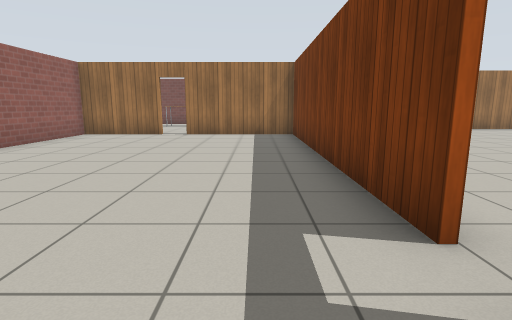
view 1 (above)

23 first-person views from a walk through a world built for the Gazebo simulator. The camera is 1 m above the floor, tilts 10° down and sees 80° across. The floor is counted in squares, 1 m on a side. Each view is taken from the middle of a square. On the plan, view 1 faces up. The plan holds only what a view shows up to about 12 squares ahead; the rest is blank. Simple patterns stand in for the simulator's built-in surfaces.

view 2
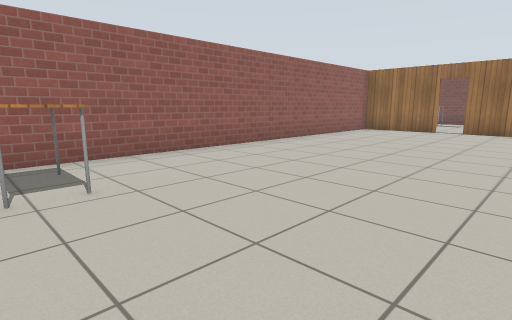

view 3
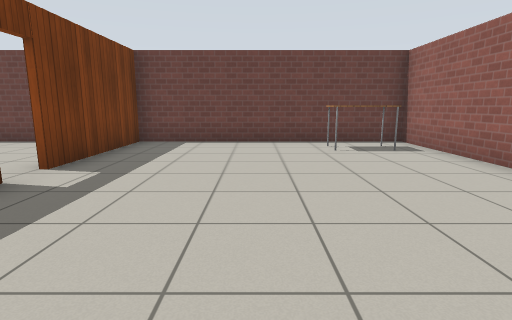

view 4
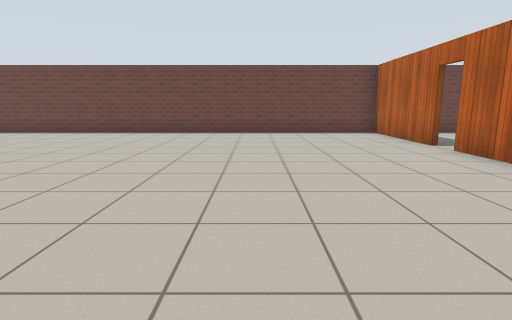

view 5
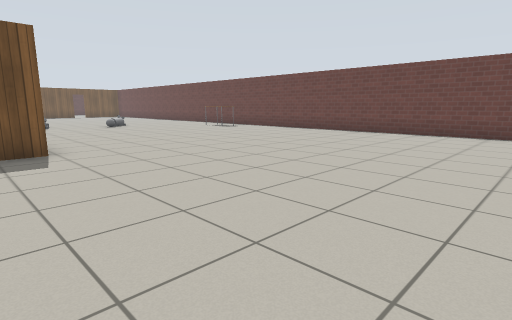

view 6
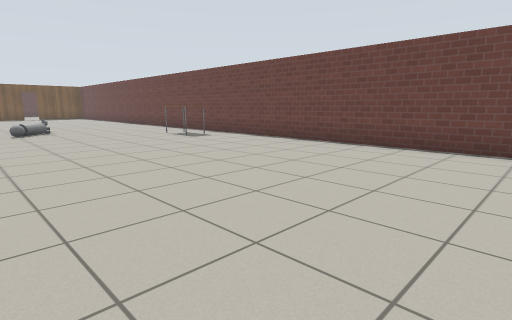

view 7
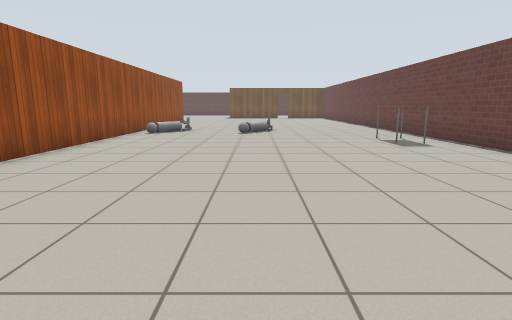

view 8
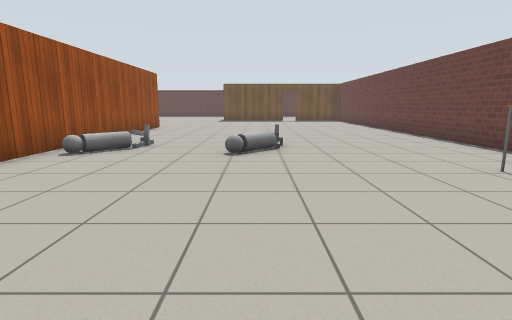

view 9
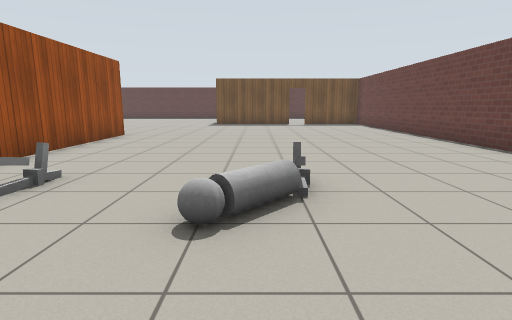

view 10
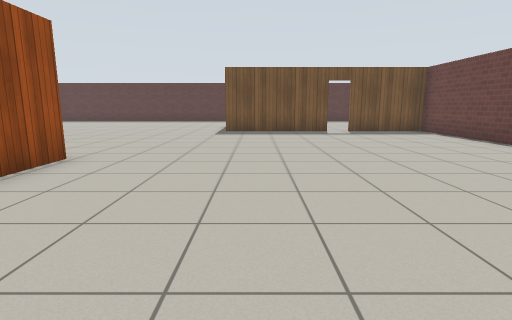

view 11
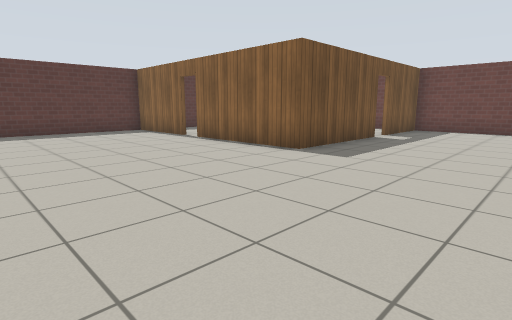

view 12
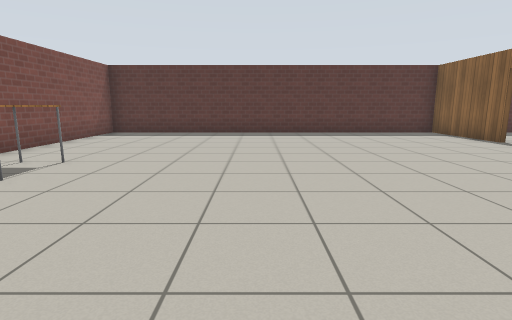

view 13
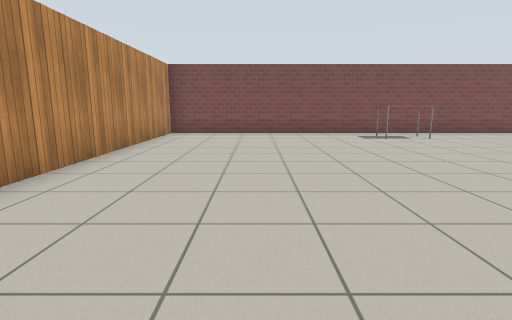

view 14
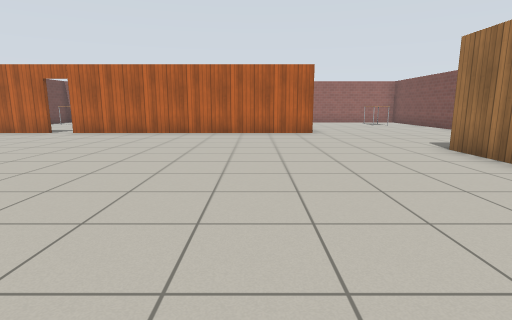

view 15
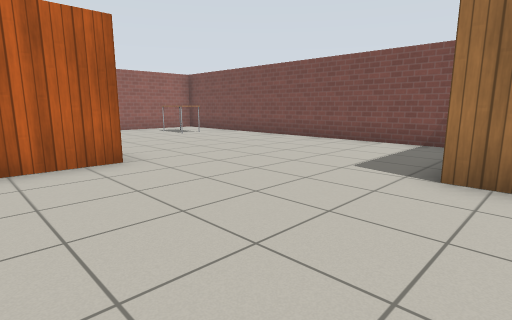

view 16
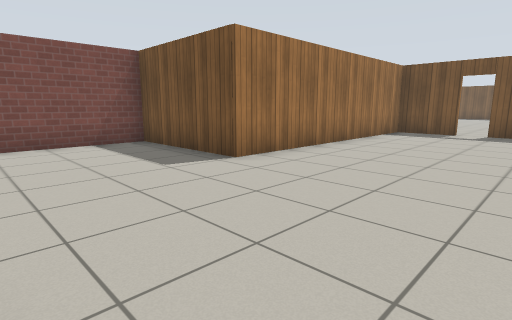

view 17
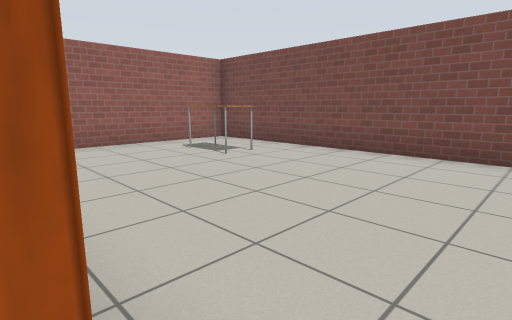

view 18
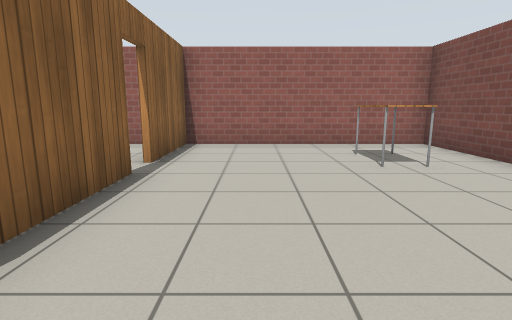

view 19
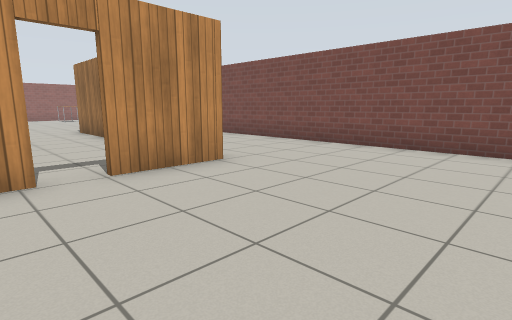

view 20
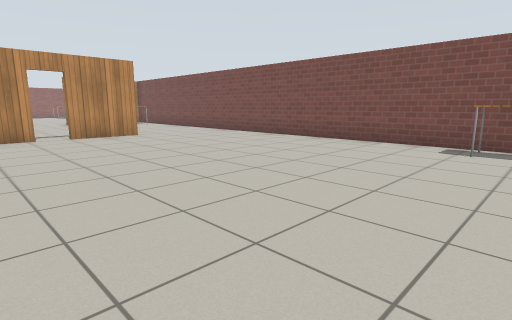

view 21
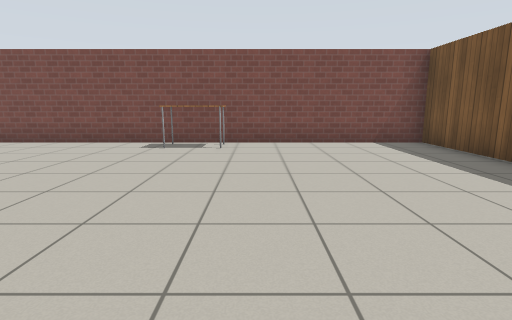

view 22
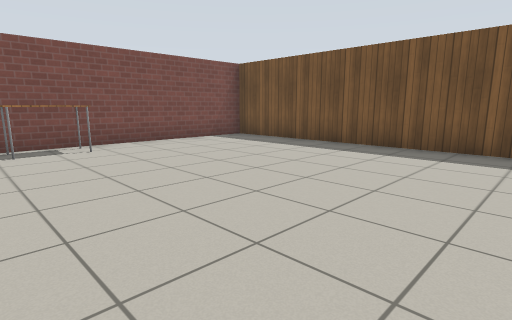

view 23
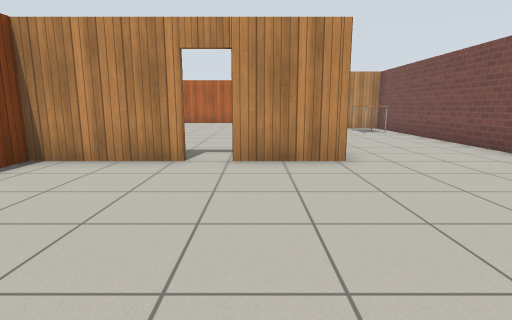

### Floor plan
Points are (right, up) in squares from view 1. A wall is a line through its corners. A room is listed if a view was taken in it or the views show most of it. See-through windows are left out.
Room 1 (views 1, 2, 3)
walls: (1.3, 2) (1.3, 11) (-2.5, 11); (-3.4, 11) (-6.2, 11) (-6.2, -2.7) (1, -2.7); (1.3, -2.8) (1.3, 1.2)
ways out: open door at (-3, 11) to room 2; open door at (1, 1.5) to room 2
objects: table (-5, -1) to (-4, -1)
Room 2 (views 4, 5, 6, 7, 8, 9, 10, 11, 12, 13, 14, 15, 16, 17, 18)
walls: (14.3, 7.6) (14.3, 8.5); (14.3, 10) (14.3, 10.8); (14.3, 11.5) (14.3, 13.5) (5.9, 13.5) (5.9, 17.5) (-6.2, 17.5) (-6.2, 11.1) (-3.4, 11.1); (30.9, 7.6) (16.5, 7.6); (30.8, 17.5) (30.8, 9.6); (37.3, 1.1) (37.3, 5.2) (41.6, 5.2); (37.3, -2.1) (37.3, 0.3); (1.5, 11.2) (1.5, 2); (1.5, 1.2) (1.5, -2.8); (42.4, 5.2) (45.8, 5.2) (45.8, 17.5) (31.1, 17.5); (1, -2.7) (37.4, -2.7); (-2.5, 11.1) (0, 11.1)
ways out: open door at (-3, 11) to room 1; open door at (1, 1.5) to room 1; open door at (14, 11) to room 3; open door at (37, 0.5); open door at (42, 5)
objects: table (-4, 15) to (-3, 16); table (19, -1) to (20, -1); person (23, 2) to (24, 3); person (23, 6) to (24, 7); table (38, 16) to (39, 16)
Room 3 (views 19, 20, 21, 22, 23)
walls: (14.5, 13.8) (14.5, 11.5); (14.5, 10.8) (14.5, 7.8) (15.1, 7.8); (30.7, 9.6) (30.7, 17.6); (31.1, 17.5) (7.6, 17.5)
ways out: open door at (14, 11) to room 2
objects: other object (7, 16) to (8, 17); table (24, 17) to (25, 17)

Positions as (right, up) in squares from view 1, and headings:
1: (0, 0), facing up
2: (0, -2), facing up-left
3: (-2, 6), facing down
4: (6, 9), facing down
5: (7, 9), facing down-right
6: (10, 5), facing down-right
7: (11, 3), facing right
8: (16, 3), facing right
9: (20, 3), facing right
10: (25, 4), facing right
11: (33, 11), facing down-right
12: (34, 12), facing right
13: (34, 6), facing up
14: (13, 9), facing left
15: (7, 9), facing up-left
16: (2, 9), facing up-right
17: (2, 11), facing up-left
18: (2, 13), facing left
19: (19, 10), facing up-left
20: (25, 9), facing up-left
21: (26, 9), facing up
22: (23, 9), facing up-right
23: (20, 12), facing left
